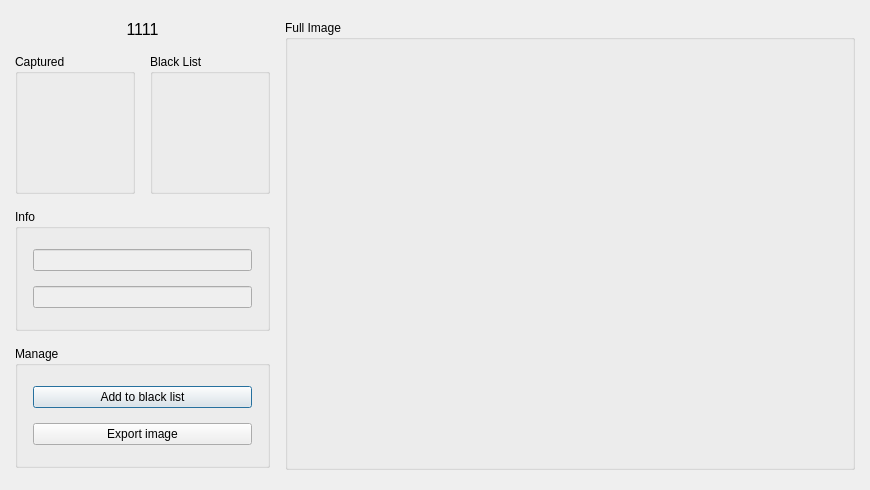
<?xml version="1.0" encoding="UTF-8"?>
<ui version="4.0">
 <class>LogSelectDlg</class>
 <widget class="QDialog" name="LogSelectDlg">
  <property name="geometry">
   <rect>
    <x>0</x>
    <y>0</y>
    <width>870</width>
    <height>490</height>
   </rect>
  </property>
  <property name="minimumSize">
   <size>
    <width>870</width>
    <height>490</height>
   </size>
  </property>
  <property name="maximumSize">
   <size>
    <width>870</width>
    <height>490</height>
   </size>
  </property>
  <property name="windowTitle">
   <string>Log Detail</string>
  </property>
  <layout class="QGridLayout" name="gridLayout_6" columnstretch="1,100">
   <property name="leftMargin">
    <number>15</number>
   </property>
   <property name="topMargin">
    <number>20</number>
   </property>
   <property name="rightMargin">
    <number>15</number>
   </property>
   <property name="bottomMargin">
    <number>20</number>
   </property>
   <property name="spacing">
    <number>15</number>
   </property>
   <item row="0" column="0">
    <layout class="QVBoxLayout" name="verticalLayout">
     <item>
      <widget class="QLabel" name="lblScore">
       <property name="font">
        <font>
         <pointsize>12</pointsize>
        </font>
       </property>
       <property name="text">
        <string>1111</string>
       </property>
       <property name="alignment">
        <set>Qt::AlignCenter</set>
       </property>
      </widget>
     </item>
     <item>
      <layout class="QHBoxLayout" name="horizontalLayout">
       <item>
        <widget class="QGroupBox" name="groupCaptured">
         <property name="minimumSize">
          <size>
           <width>120</width>
           <height>140</height>
          </size>
         </property>
         <property name="maximumSize">
          <size>
           <width>1000</width>
           <height>140</height>
          </size>
         </property>
         <property name="title">
          <string>Captured</string>
         </property>
         <layout class="QGridLayout" name="gridLayout">
          <property name="leftMargin">
           <number>0</number>
          </property>
          <property name="topMargin">
           <number>0</number>
          </property>
          <property name="rightMargin">
           <number>0</number>
          </property>
          <property name="bottomMargin">
           <number>0</number>
          </property>
          <property name="spacing">
           <number>0</number>
          </property>
          <item row="0" column="0">
           <widget class="QLabel" name="lblCaptured">
            <property name="minimumSize">
             <size>
              <width>0</width>
              <height>0</height>
             </size>
            </property>
            <property name="maximumSize">
             <size>
              <width>16777215</width>
              <height>16777215</height>
             </size>
            </property>
            <property name="text">
             <string/>
            </property>
            <property name="alignment">
             <set>Qt::AlignCenter</set>
            </property>
           </widget>
          </item>
         </layout>
        </widget>
       </item>
       <item>
        <widget class="QGroupBox" name="groupBlackList">
         <property name="minimumSize">
          <size>
           <width>120</width>
           <height>140</height>
          </size>
         </property>
         <property name="maximumSize">
          <size>
           <width>1000</width>
           <height>140</height>
          </size>
         </property>
         <property name="title">
          <string>Black List</string>
         </property>
         <layout class="QGridLayout" name="gridLayout_3">
          <property name="leftMargin">
           <number>0</number>
          </property>
          <property name="topMargin">
           <number>0</number>
          </property>
          <property name="rightMargin">
           <number>0</number>
          </property>
          <property name="bottomMargin">
           <number>0</number>
          </property>
          <property name="spacing">
           <number>0</number>
          </property>
          <item row="0" column="0">
           <widget class="QLabel" name="lblBlackList">
            <property name="minimumSize">
             <size>
              <width>0</width>
              <height>0</height>
             </size>
            </property>
            <property name="maximumSize">
             <size>
              <width>16777215</width>
              <height>16777215</height>
             </size>
            </property>
            <property name="text">
             <string/>
            </property>
            <property name="alignment">
             <set>Qt::AlignCenter</set>
            </property>
           </widget>
          </item>
         </layout>
        </widget>
       </item>
      </layout>
     </item>
     <item>
      <widget class="QGroupBox" name="groupInfo">
       <property name="minimumSize">
        <size>
         <width>248</width>
         <height>0</height>
        </size>
       </property>
       <property name="title">
        <string>Info</string>
       </property>
       <layout class="QGridLayout" name="gridLayout_4">
        <property name="leftMargin">
         <number>15</number>
        </property>
        <property name="topMargin">
         <number>20</number>
        </property>
        <property name="rightMargin">
         <number>15</number>
        </property>
        <property name="bottomMargin">
         <number>20</number>
        </property>
        <property name="spacing">
         <number>15</number>
        </property>
        <item row="0" column="0">
         <widget class="QLineEdit" name="editDateTime">
          <property name="enabled">
           <bool>false</bool>
          </property>
         </widget>
        </item>
        <item row="1" column="0">
         <widget class="QLineEdit" name="editServerInfo">
          <property name="enabled">
           <bool>false</bool>
          </property>
         </widget>
        </item>
       </layout>
      </widget>
     </item>
     <item>
      <widget class="QGroupBox" name="groupManage">
       <property name="minimumSize">
        <size>
         <width>150</width>
         <height>0</height>
        </size>
       </property>
       <property name="title">
        <string>Manage</string>
       </property>
       <layout class="QGridLayout" name="gridLayout_2">
        <property name="leftMargin">
         <number>15</number>
        </property>
        <property name="topMargin">
         <number>20</number>
        </property>
        <property name="rightMargin">
         <number>15</number>
        </property>
        <property name="bottomMargin">
         <number>20</number>
        </property>
        <property name="spacing">
         <number>15</number>
        </property>
        <item row="0" column="0">
         <widget class="QPushButton" name="btnAddToBlackList">
          <property name="text">
           <string>Add to black list</string>
          </property>
         </widget>
        </item>
        <item row="1" column="0">
         <widget class="QPushButton" name="btnExportImage">
          <property name="text">
           <string>Export image</string>
          </property>
         </widget>
        </item>
       </layout>
      </widget>
     </item>
     <item>
      <spacer name="verticalSpacer_3">
       <property name="orientation">
        <enum>Qt::Vertical</enum>
       </property>
       <property name="sizeHint" stdset="0">
        <size>
         <width>20</width>
         <height>40</height>
        </size>
       </property>
      </spacer>
     </item>
    </layout>
   </item>
   <item row="0" column="1">
    <widget class="QGroupBox" name="groupFullImage">
     <property name="title">
      <string>Full Image</string>
     </property>
     <layout class="QGridLayout" name="gridLayout_5">
      <item row="0" column="0">
       <widget class="QLabel" name="lblScene">
        <property name="minimumSize">
         <size>
          <width>0</width>
          <height>360</height>
         </size>
        </property>
        <property name="text">
         <string/>
        </property>
        <property name="scaledContents">
         <bool>false</bool>
        </property>
        <property name="alignment">
         <set>Qt::AlignCenter</set>
        </property>
       </widget>
      </item>
     </layout>
    </widget>
   </item>
  </layout>
 </widget>
 <resources/>
 <connections/>
</ui>
